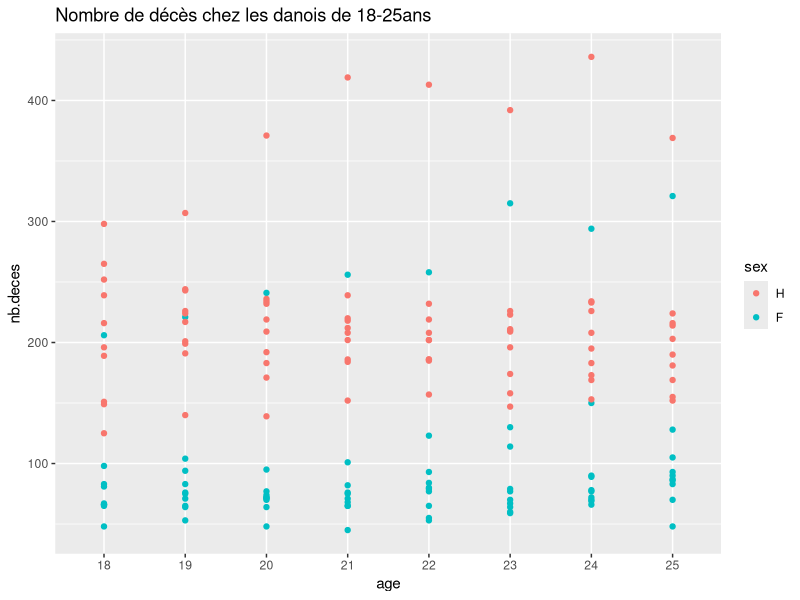
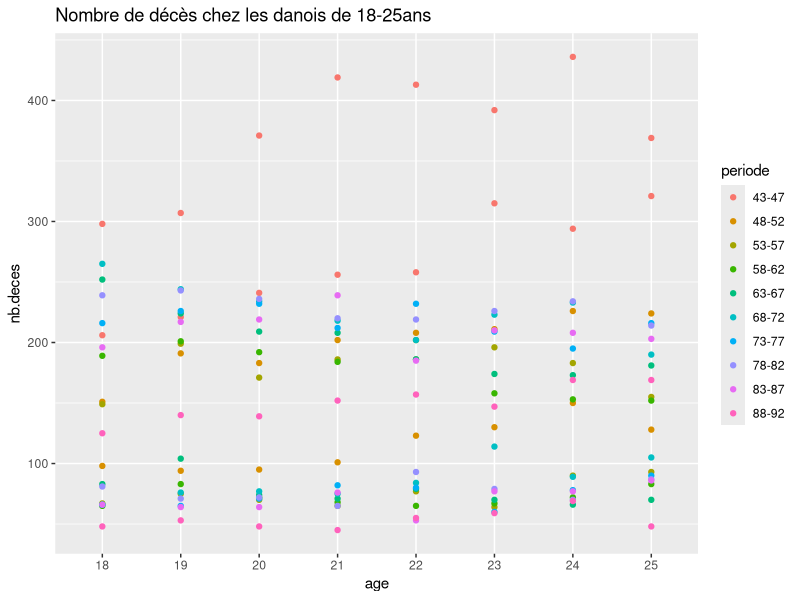
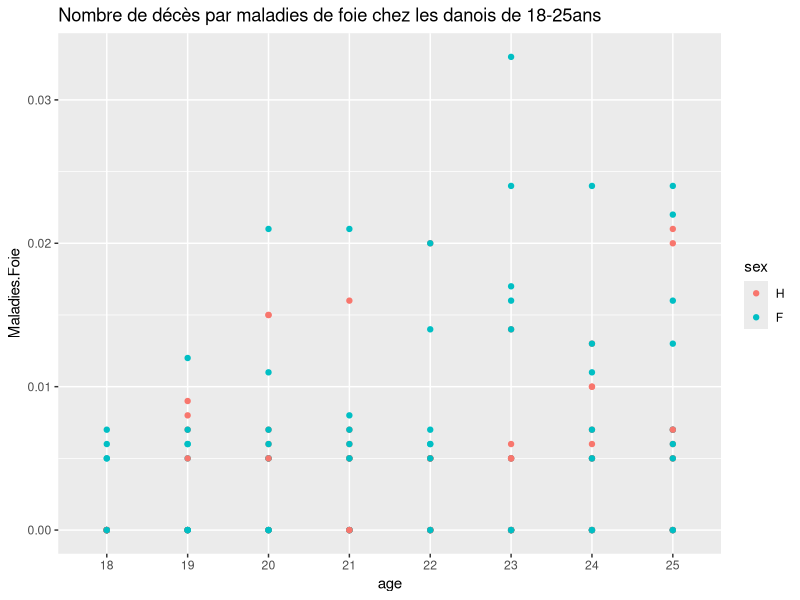
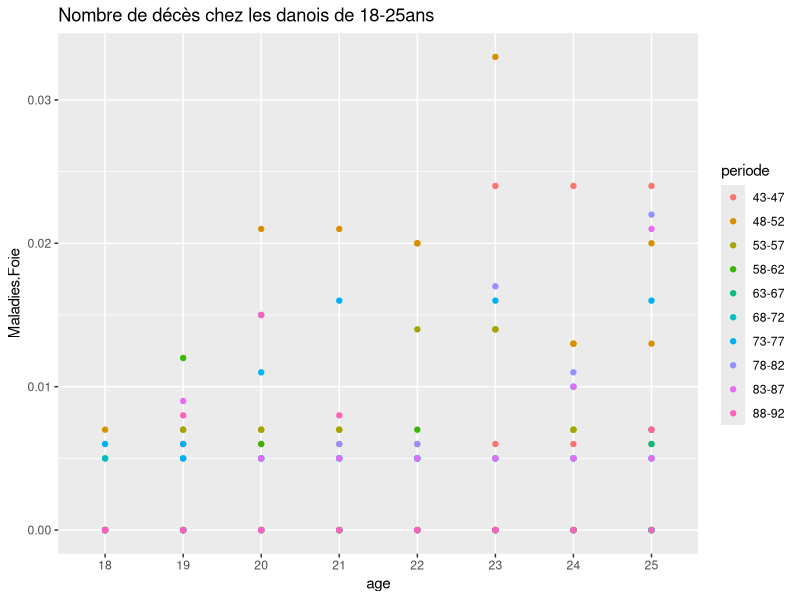

Reproduce these figures in R, in order.
## ---- chunk 1
knitr::opts_chunk$set(echo = TRUE)
library(dplyr)
library(ggplot2)
## ---- chunk 2
mort <- read.csv("mortDK.csv", header = TRUE, sep = ";")
mort <- mort %>% rename("taux.deces" = rt, 
                        "Infections" = r1,
                        "Cancer"= r2,
                        "Tumeurs.Bénignes" = r3, 
                        "Endocrine" = r4, 
                        "Maladies.Sang" = r5, 
                        "Systeme.Nerveux" = r6, 
                        "Cerebrovasculaire" = r7, 
                        "Cardiaque" = r8, 
                        "Maladies.Respiratoires" = r9, 
                        "Maladies.Foie" = r10, 
                        "Maladies.Digestives" = r11, 
                        "Maladie.Génito_urinaire" = r12, 
                        "Non.Definis" = r13, 
                        "Mort.Naturelle" = r14, 
                        "Mort.Violente" = r15)
mort <- mort %>% select(-X)
mort$sex <- mort$sex %>% factor( labels = c("H", "F"))
mort$periode <- mort$periode %>% factor( labels =c("43-47", "48-52",
                                                   "53-57", "58-62",
                                                   "63-67", "68-72",
                                                   "73-77", "78-82",
                                                   "83-87", "88-92"))


summary(mort)
head(mort)
## ---- chunk 3
mort <- mort %>% filter((age >=18) & (age <=25))
mort$age <- mort$age %>% factor()
contrasts(mort$age)
## ---- chunk 4
ggplot(mort)+
  geom_point(aes(x=age, y=nb.deces, color=sex))+
  ggtitle("Nombre de décès chez les danois de 18-25ans")
## ---- chunk 5
ggplot(mort)+
  geom_point(aes(x=age, y=nb.deces, color=periode))+
  ggtitle("Nombre de décès chez les danois de 18-25ans")
## ---- chunk 6
mdoel_nb_deces<-glm(nb.deces ~ periode * sex * age,  offset = log(PA), family = "poisson", data = mort)
summary(mdoel_nb_deces)
## ---- chunk 7
ggplot(mort)+
  geom_point(aes(x=age, y=Maladies.Foie, color=sex))+
  ggtitle("Nombre de décès par maladies de foie chez les danois de 18-25ans")
## ---- chunk 8
ggplot(mort)+
  geom_point(aes(x=age, y=Maladies.Foie, color=periode))+
  ggtitle("Nombre de décès chez les danois de 18-25ans")
## ---- chunk 9
mort <- mutate(mort,nb.maladies.foie = (Maladies.Foie*PA)/1000)
model_maladie.foie<-glm(nb.maladies.foie ~ periode * sex * age,  offset = log(PA),  family = "poisson", data = mort)
summary(model_maladie.foie)
## ---- chunk 10
model_mort.viol<-glm(Mort.Violente ~ periode * sex * age,  offset = log(PA), data = mort)
summary(model_mort.viol)
